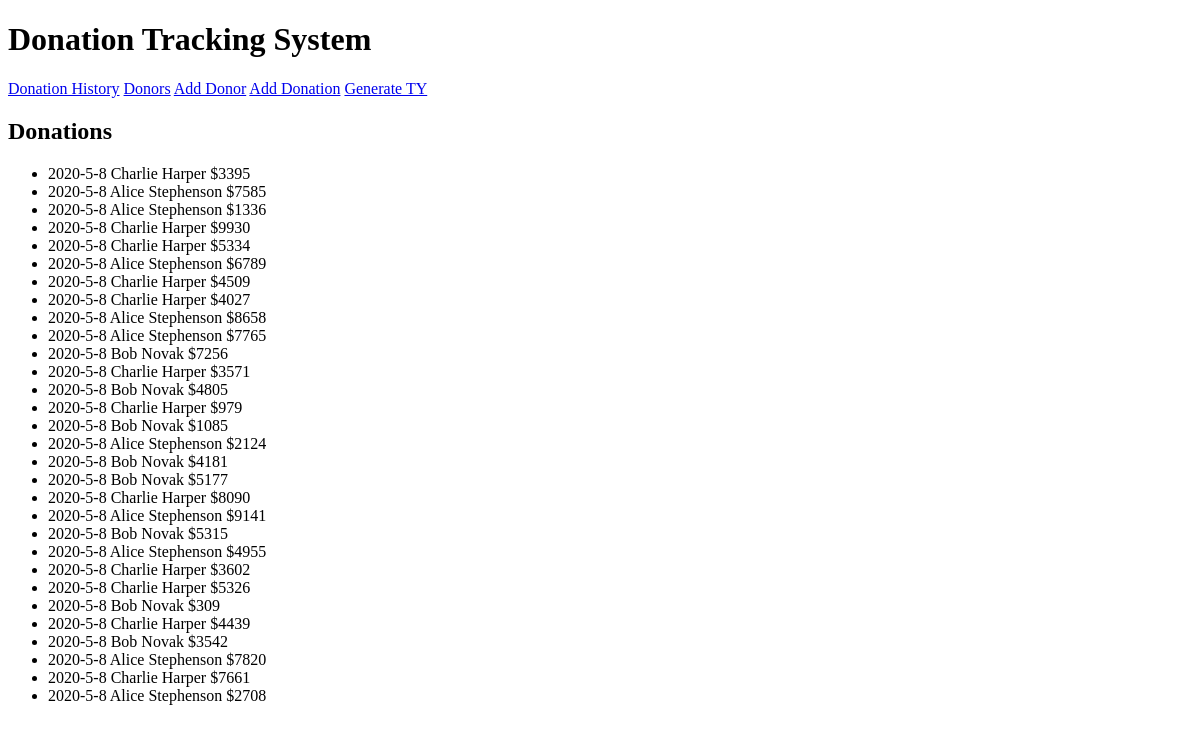
The app's page /, older data.
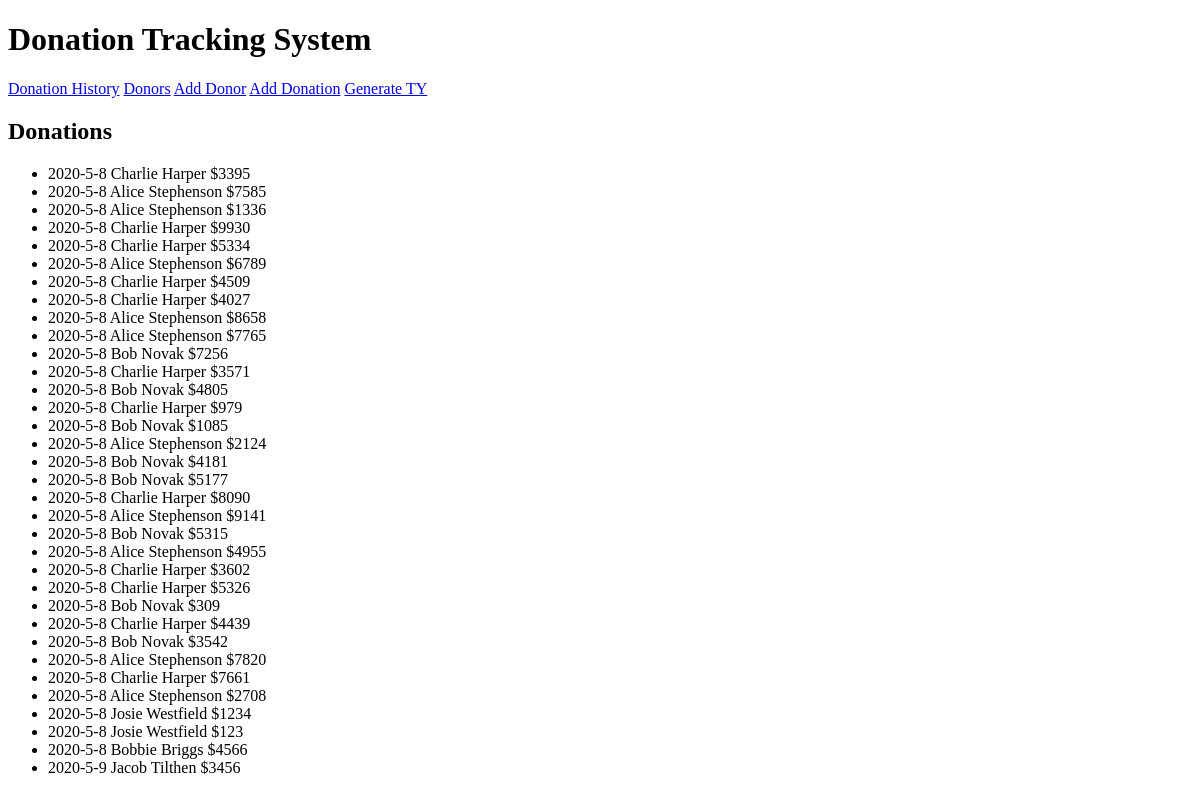
The same page, newer data.
### model.py (models this page shows)
class Donation(Model):
    value = IntegerField()
    donor = ForeignKeyField(Donor, backref='donations')
    date = DateTimeField(default=datetime.now)
    class Meta:
        database = db

class Donor(Model):
    name = CharField(max_length=255, unique=True)
    email = CharField(max_length=100, null=True, unique=True)
    date_added = DateTimeField(default=datetime.now)
    class Meta:
        database = db

### main.py (the view)
@app.route('/')
def donations():
    donations = Donation.select()
    return render_template('all_donations.jinja2', donations=donations)

### templates/all_donations.jinja2
{% extends 'base.jinja2' %}
{% block subtitle %}Donations{% endblock subtitle %}
{% block content %}
<ul>
    {% for donation in donations %}
        <li>{{ donation.date.year }}-{{ donation.date.month }}-{{ donation.date.day }}
            {{ donation.donor.name }}  ${{ donation.value }}
        </li>
    {% endfor %}
</ul>
{% endblock content %}

### templates/base.jinja2 (shortened to what this page needs)
<!doctype html>
<html lang="en">
    <head>
    </head>
    <body>
        <h1>Donation Tracking System</h1>
        <nav>
            <a id="all" href="{{ url_for('donations') }}">Donation History</a>
            <a id="donors" href="{{ url_for('all_donors') }}">Donors</a>
            <a id="add_donor" href="{{ url_for('add_donor') }}">Add Donor</a>
            <a id="add_donation" href="{{ url_for('add_donation') }}">Add Donation</a>
            <a id="thank_you" href="{{ url_for('thank_you') }}">Generate TY</a>
        </nav>
        <h2>{% block subtitle %} {% endblock subtitle %}</h2>
        {% block content %} {% endblock content %}
   </body>
</html>

Row changes from the older to the newer data that the page shows:
added Donation: date.year "2020", date.month "5", date.day "8", donor.name "Josie Westfield", value "1234"
added Donation: date.year "2020", date.month "5", date.day "8", donor.name "Josie Westfield", value "123"
added Donation: date.year "2020", date.month "5", date.day "8", donor.name "Bobbie Briggs", value "4566"
added Donation: date.year "2020", date.month "5", date.day "9", donor.name "Jacob Tilthen", value "3456"
